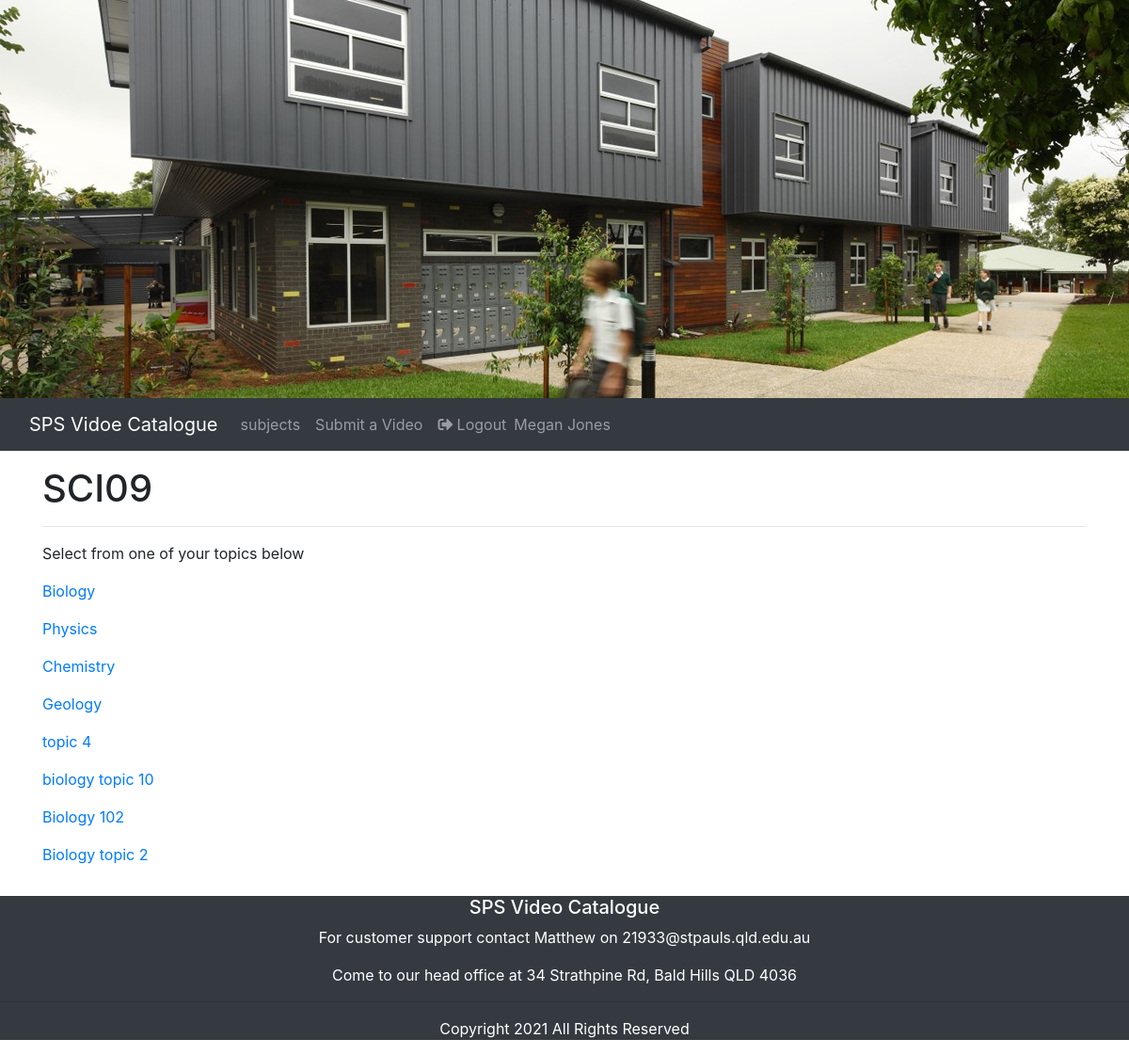
/subject_topics?ssid=SCI09 (signed in), run on the app's committed database.
### tables this page shows
CREATE TABLE classes (class_id INTEGER PRIMARY KEY AUTOINCREMENT NOT NULL, subject_code TEXT REFERENCES subjects (subject_code) ON UPDATE CASCADE NOT NULL, letter TEXT NOT NULL, teacher_code TEXT REFERENCES users (username) ON UPDATE CASCADE NOT NULL);

CREATE TABLE topics (topic_id INTEGER PRIMARY KEY AUTOINCREMENT NOT NULL, topic_name TEXT NOT NULL, subject_code TEXT REFERENCES subjects (subject_code) ON DELETE NO ACTION ON UPDATE CASCADE NOT NULL, username TEXT REFERENCES users (username) ON DELETE NO ACTION ON UPDATE CASCADE NOT NULL);

### app.py (the view)
@app.route('/subject_topics', methods=['GET'])
def subject_topics():
    if session['username']:
        if request.args.get('ssid'):
            id = request.args.get('ssid')
            sql = """
                    select subject_code
                    from classes c, users u, enrolments e
                    where u.username = e.username
                    and e.class_id = c.class_id
                    and subject_code = ?;"""
            cur.execute(sql, (id,))
            thesubject_results = cur.fetchone()
            session['subject_code'] = thesubject_results[0]
            sql = """
                            select topic_name
                            from topics
                            where subject_code = ?;"""
            cur.execute(sql, (id,))
            topic_results = cur.fetchall()
            return render_template("subject_topics.html", title="Subject Topics", thesubject_results=thesubject_results,
                                   topic_results=topic_results)

### templates/subject_topics.html (shortened to what this page needs)
{% extends 'layout.html' %}
{% block mainContent %}
<div class="container" >
    <div class="row">
        <div class="col">
            <h1>{{ thesubject_results['subject_code'] }}</h1>
            <hr>
            <p>Select from one of your topics below</p>
            {% for row in topic_results %}
            <p><a href="/videos?tid={{row['topic_name']}}">{{row['topic_name']}}</a></p>
            {% endfor %}
        </div>
    </div>
</div>
{% endblock %}

### data on the page
classes: subject_code "SCI09"
topics: topic_name "Biology"
topics: topic_name "Physics"
topics: topic_name "Chemistry"
topics: topic_name "Geology"
topics: topic_name "topic 4"
topics: topic_name "biology topic 10"
topics: topic_name "Biology 102"
topics: topic_name "Biology topic 2"

### other printed values
{{ session['firstname'] }} "Megan"
{{ session['surname'] }} "Jones"
